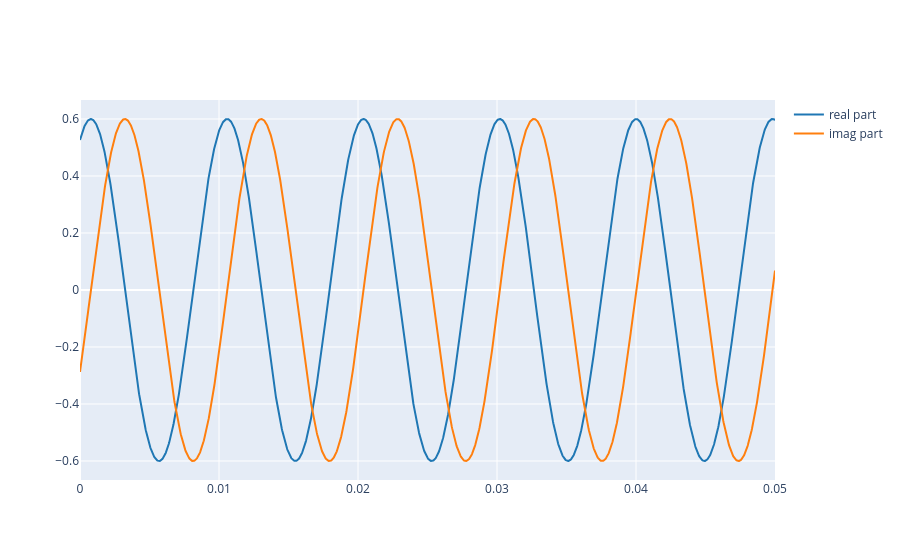

Here is the notebook cell this chart was saved with:
### Markdown cell above
2.1. Define a complex sinusoid using the same parameters as in Lab 1, Exercise 3.1, and plot its real part. Then answer: how does changing $\phi$ change the waveform?

### Code cell
A = 0.6
f0 = 102.0
fs = 44100
phi = -0.5

t = np.arange(0, 0.05, 1.0/fs)
x = A * np.exp(1j * (2 * np.pi * f0 * t + phi))

plot_signals([np.real(x), np.imag(x)], fs, name=['real part', 'imag part'])

### Figure 1 — Plotly figure (JSON) as saved in the notebook; plotly's stock layout.template omitted (floating-point values rounded to 4 significant figures; data arrays with more than 128 entries replaced by an {"elided": "..."} marker saying what was removed)
{"data": [{"line": {"color": "#1f77b4", "shape": "linear"}, "mode": "lines", "name": "real part", "type": "scatter", "x": {"elided": "2205 float values"}, "y": {"elided": "2205 float values"}}, {"line": {"color": "#ff7f0e", "shape": "linear"}, "mode": "lines", "name": "imag part", "type": "scatter", "x": {"elided": "2205 float values"}, "y": {"elided": "2205 float values"}}], "layout": {}}
